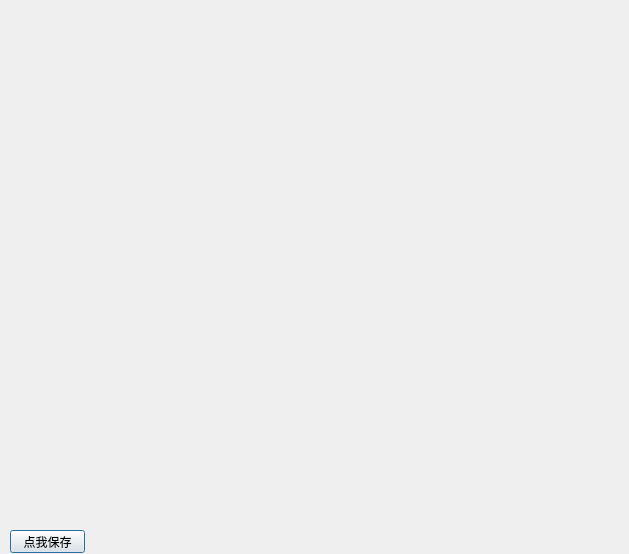
<?xml version="1.0" encoding="UTF-8"?>
<ui version="4.0">
 <class>Display_Dialog</class>
 <widget class="QDialog" name="Display_Dialog">
  <property name="geometry">
   <rect>
    <x>0</x>
    <y>0</y>
    <width>629</width>
    <height>554</height>
   </rect>
  </property>
  <property name="windowTitle">
   <string>Display_Dialog</string>
  </property>
  <widget class="QLabel" name="mylabel">
   <property name="geometry">
    <rect>
     <x>40</x>
     <y>0</y>
     <width>512</width>
     <height>512</height>
    </rect>
   </property>
   <property name="text">
    <string/>
   </property>
  </widget>
  <widget class="QPushButton" name="pushButton">
   <property name="geometry">
    <rect>
     <x>10</x>
     <y>530</y>
     <width>75</width>
     <height>23</height>
    </rect>
   </property>
   <property name="text">
    <string>点我保存</string>
   </property>
  </widget>
 </widget>
 <layoutdefault spacing="6" margin="11"/>
 <resources/>
 <connections/>
</ui>
